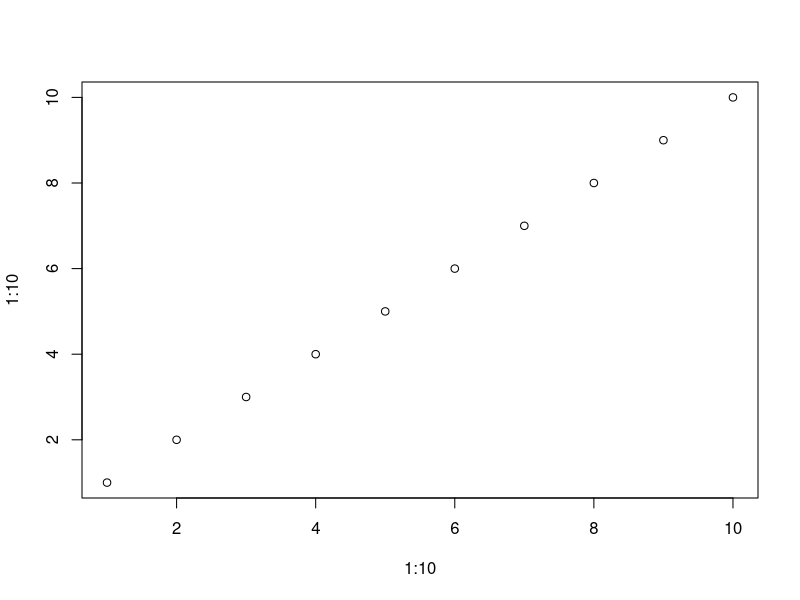
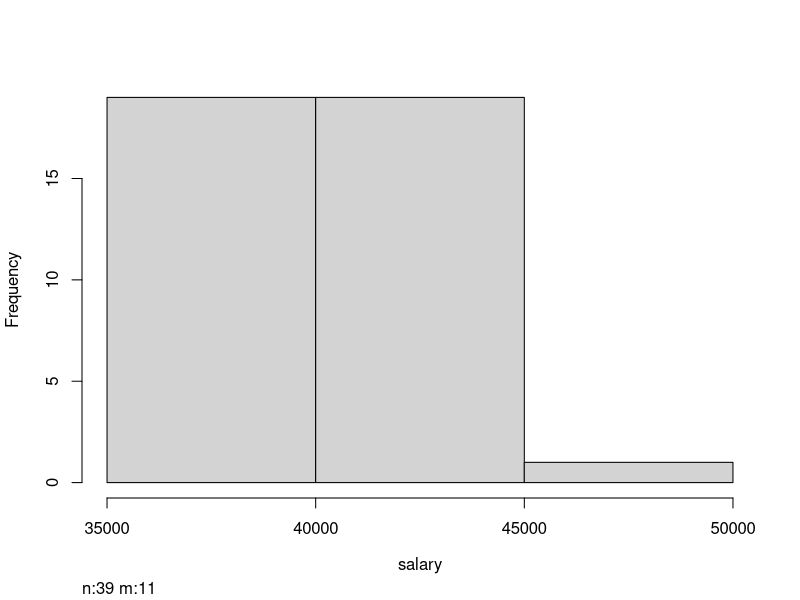
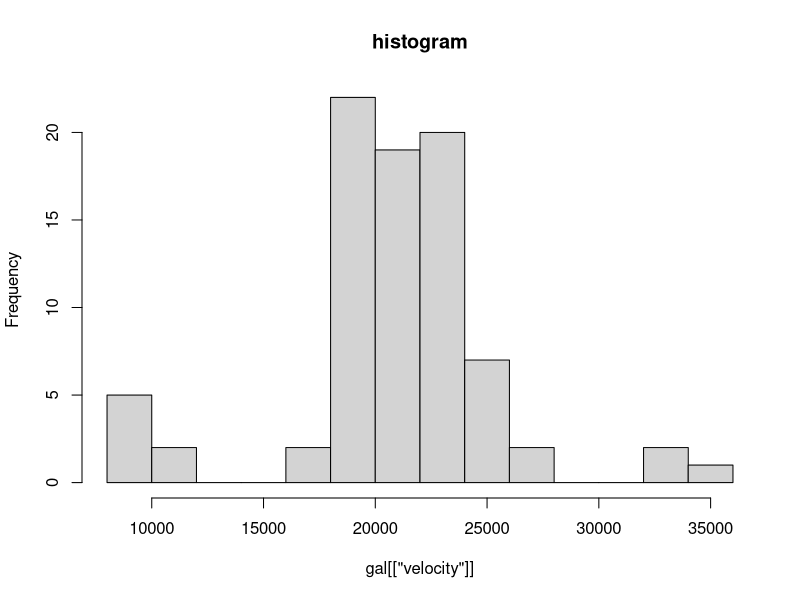
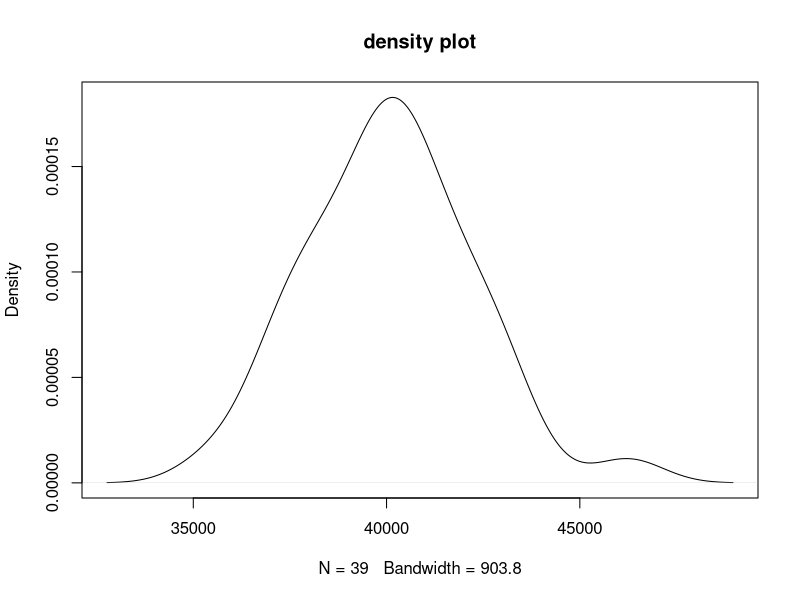
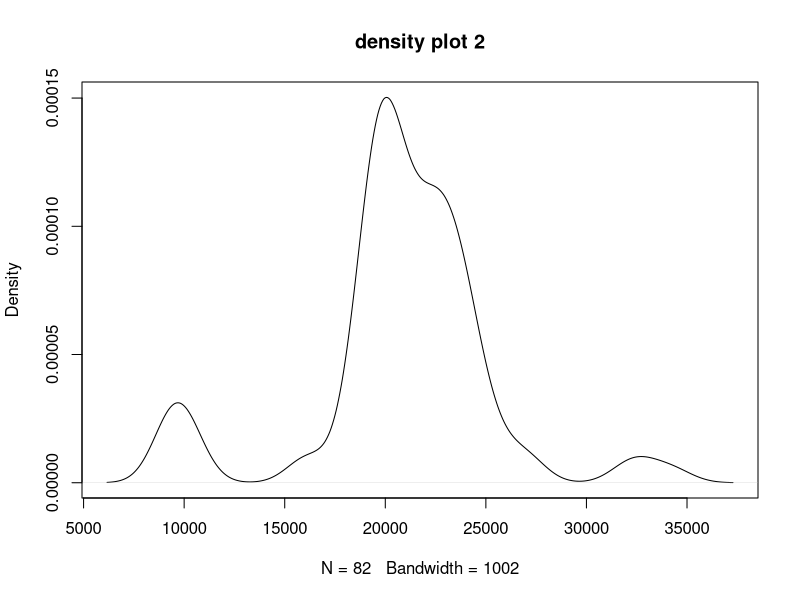
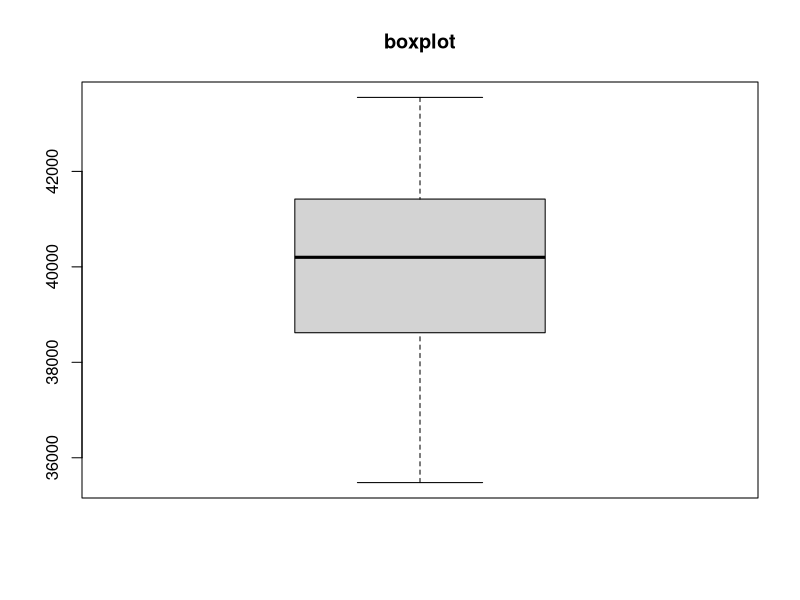
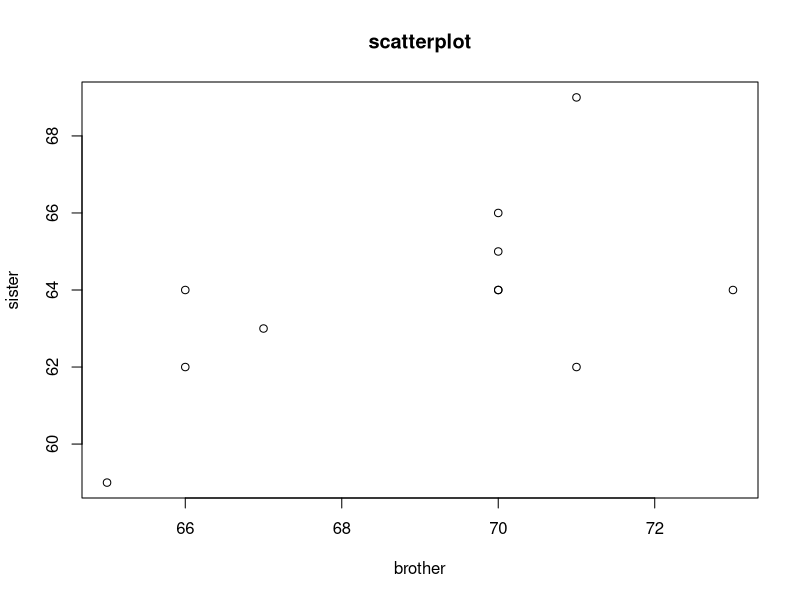

Write R code to recreate these figures, in order.
library(Hmisc)

setwd("/home/student/Documents")

# Ex. 1

chem <- read.csv2("Chem.csv",  header=TRUE)
A <- chem
B <- chem

A[is.na(A)] = sample(x=na.omit(A[['salary']]), size=1)
print(A)

B[is.na(B)] = mean(na.omit(B[['salary']]))
print(B)


# Ex. 2

per <- read.csv2("Per.csv",  header=TRUE)
C <- per

C[['sister']] <- impute(C[['sister']], median)
C[['brother']] <- impute(C[['brother']], median)

print(C)


# Ex. 3

norm <- read.csv2("Norm.csv",  header=TRUE)

norm['x'] <- scale(norm['x'])

print(norm)
sd(norm[['x']])
mean(norm[['x']])


# Ex. 4

fam <- read.csv2("Fam.csv",  header=TRUE)

transform(fam, cost=as.factor(cost))
transform(fam, number=as.factor(number))

print(fam)


# Ex. 5

h_range <- summary(C[['brother']])[['Max.']] - summary(C[['brother']])[['Min.']]
iqr_range <- summary(C[['sister']])[['3rd Qu.']] - summary(C[['sister']])[['1st Qu.']]

print(h_range)
print(iqr_range)

cor.test(C[['brother']], C[['sister']])


# Ex. 6

summary(A)
summary(B)


# Ex. 7

plot(1:10, 1:10)


# Ex. 8

hist(chem)


# Ex. 9

gal <- read.csv2("Gal.csv",  header=TRUE)
hist(gal[['velocity']], breaks=12, main='histogram')


# Ex. 10

plot(density(na.omit(chem[['salary']])), main='density plot')
plot(density(gal[['velocity']]), main='density plot 2')


# Ex. 11

boxplot(na.omit(chem[['salary']]), outline=FALSE, main='boxplot')


# Ex. 12

plot(C, main='scatterplot')
